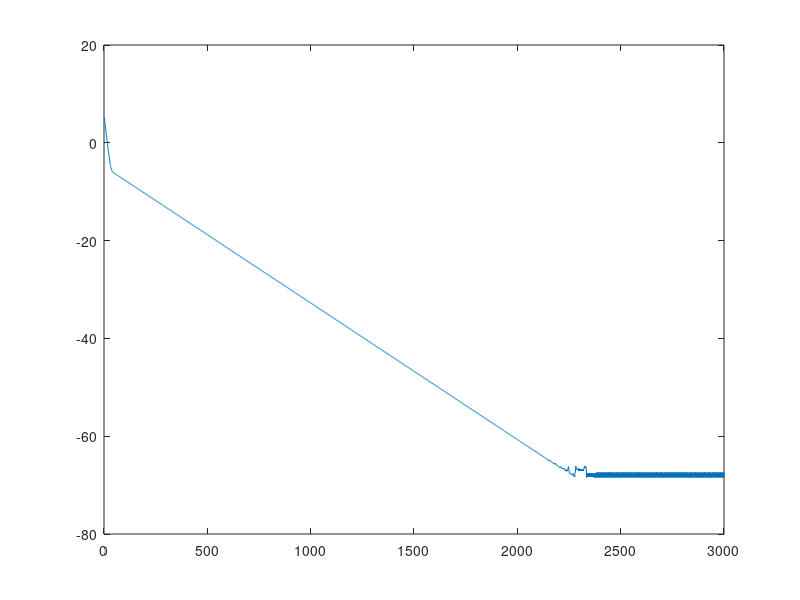

Write MATLAB code to recreate this figure.
% Murphy PML book section 8.4
% Also see: 7610 notes and supplement materials
% 04/18/2022, major update, processing the dataset as a whole

% Dataset, first columns are X, last columne is Y
clear; clc; close all;
data_raw = [
    4,1,2;
    2,8,-14;
    1,0,1;
    3,2,-1;
    1,4,-7;
    6,7,-8
    ];

% Initialization
epochs = 3000;
[rows, cols] = size(data_raw);
n_samples = rows;
n_weights = cols - 1;

W = ones(1, n_weights);     % weights, 1x2
b = 0;                      % intercept, 1x1
L_rec = zeros(1, epochs);       % loss recorder
eta = 0.005;                 % step size

for p = 1 : epochs
    X = data_raw(:, 1 : cols-1);    % input matrix, 6x2
    y = data_raw(:, cols);          % output vector, 6x1
    
    % Forward propogation
    y_hat = X * W' + b;             % 6x2
    err = y_hat - y;                % 6x1
    L = sum(err .^ 2) / n_samples;  % 1x1
    
    % Backward propogation
    W = W - eta * 2 * err' * X;     % 2x1
    b = b - eta * 2 * sum(err);     % 1x1
    
    % recorder
    L_rec(1, p) = L;                % recorder

end

plot(log(L_rec))

